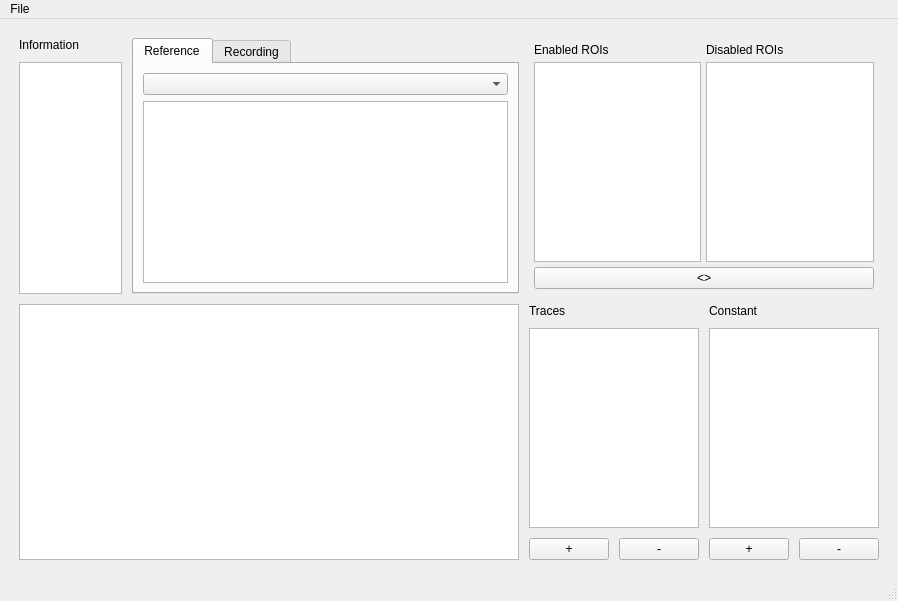
<?xml version="1.0" encoding="UTF-8"?>
<ui version="4.0">
 <class>MainWindow</class>
 <widget class="QMainWindow" name="MainWindow">
  <property name="geometry">
   <rect>
    <x>0</x>
    <y>0</y>
    <width>868</width>
    <height>601</height>
   </rect>
  </property>
  <property name="windowTitle">
   <string>MainWindow</string>
  </property>
  <widget class="QWidget" name="centralwidget">
   <layout class="QGridLayout" name="gridLayout_4">
    <item row="0" column="0">
     <layout class="QGridLayout" name="gridLayout_3" columnstretch="20,75,5">
      <property name="leftMargin">
       <number>10</number>
      </property>
      <property name="topMargin">
       <number>10</number>
      </property>
      <property name="rightMargin">
       <number>10</number>
      </property>
      <property name="bottomMargin">
       <number>10</number>
      </property>
      <property name="spacing">
       <number>10</number>
      </property>
      <item row="0" column="0">
       <layout class="QVBoxLayout" name="verticalLayout">
        <item>
         <widget class="QLabel" name="label_5">
          <property name="text">
           <string>Information</string>
          </property>
         </widget>
        </item>
        <item>
         <widget class="QTextBrowser" name="textBrowser"/>
        </item>
       </layout>
      </item>
      <item row="0" column="2">
       <layout class="QGridLayout" name="gridLayout">
        <property name="leftMargin">
         <number>5</number>
        </property>
        <property name="topMargin">
         <number>5</number>
        </property>
        <property name="rightMargin">
         <number>5</number>
        </property>
        <property name="bottomMargin">
         <number>5</number>
        </property>
        <property name="spacing">
         <number>5</number>
        </property>
        <item row="0" column="2">
         <widget class="QLabel" name="label_2">
          <property name="text">
           <string>Disabled ROIs</string>
          </property>
         </widget>
        </item>
        <item row="2" column="1" colspan="2">
         <widget class="QPushButton" name="roi_list_toggle_button">
          <property name="text">
           <string>&lt;&gt;</string>
          </property>
         </widget>
        </item>
        <item row="0" column="1">
         <widget class="QLabel" name="label">
          <property name="text">
           <string>Enabled ROIs</string>
          </property>
         </widget>
        </item>
        <item row="1" column="2">
         <widget class="QListView" name="disabled_roi_list"/>
        </item>
        <item row="1" column="1">
         <widget class="QListView" name="roi_list"/>
        </item>
       </layout>
      </item>
      <item row="1" column="2">
       <layout class="QGridLayout" name="gridLayout_2">
        <item row="0" column="0" colspan="2">
         <widget class="QLabel" name="label_3">
          <property name="text">
           <string>Traces</string>
          </property>
         </widget>
        </item>
        <item row="0" column="2" colspan="2">
         <widget class="QLabel" name="label_4">
          <property name="text">
           <string>Constant</string>
          </property>
         </widget>
        </item>
        <item row="2" column="0">
         <widget class="QPushButton" name="data_traces_add_button">
          <property name="text">
           <string>+</string>
          </property>
         </widget>
        </item>
        <item row="2" column="1">
         <widget class="QPushButton" name="data_traces_remove_button">
          <property name="text">
           <string>-</string>
          </property>
         </widget>
        </item>
        <item row="2" column="2">
         <widget class="QPushButton" name="data_constant_add_button">
          <property name="text">
           <string>+</string>
          </property>
         </widget>
        </item>
        <item row="2" column="3">
         <widget class="QPushButton" name="data_constant_remove_button">
          <property name="text">
           <string>-</string>
          </property>
         </widget>
        </item>
        <item row="1" column="0" colspan="2">
         <widget class="QListView" name="data_traces_list"/>
        </item>
        <item row="1" column="2" colspan="2">
         <widget class="QListView" name="data_constant_list"/>
        </item>
       </layout>
      </item>
      <item row="0" column="1">
       <widget class="QTabWidget" name="images_tabWidget">
        <property name="minimumSize">
         <size>
          <width>256</width>
          <height>256</height>
         </size>
        </property>
        <property name="currentIndex">
         <number>0</number>
        </property>
        <widget class="QWidget" name="reference_tab">
         <attribute name="title">
          <string>Reference</string>
         </attribute>
         <layout class="QGridLayout" name="gridLayout_5">
          <item row="1" column="1">
           <widget class="ImageView" name="reference_graphicsView"/>
          </item>
          <item row="0" column="1">
           <widget class="QComboBox" name="reference_comboBox"/>
          </item>
         </layout>
        </widget>
        <widget class="QWidget" name="recording_tab">
         <attribute name="title">
          <string>Recording</string>
         </attribute>
         <layout class="QGridLayout" name="gridLayout_6">
          <item row="0" column="0">
           <widget class="QComboBox" name="recording_comboBox"/>
          </item>
          <item row="1" column="0">
           <widget class="ImageView" name="recording_graphicsView"/>
          </item>
         </layout>
        </widget>
       </widget>
      </item>
      <item row="1" column="0" colspan="2">
       <widget class="PlotWidget" name="data_graphicsView">
        <property name="minimumSize">
         <size>
          <width>500</width>
          <height>256</height>
         </size>
        </property>
       </widget>
      </item>
     </layout>
    </item>
   </layout>
  </widget>
  <widget class="QMenuBar" name="menubar">
   <property name="geometry">
    <rect>
     <x>0</x>
     <y>0</y>
     <width>868</width>
     <height>21</height>
    </rect>
   </property>
   <widget class="QMenu" name="menuFile">
    <property name="title">
     <string>File</string>
    </property>
    <addaction name="actionMenuImport"/>
    <addaction name="actionMenuExit"/>
    <addaction name="actionOpen_Image"/>
    <addaction name="actionOpen_Tiff_Recording"/>
   </widget>
   <addaction name="menuFile"/>
  </widget>
  <widget class="QStatusBar" name="statusbar"/>
  <action name="actionMenuExit">
   <property name="text">
    <string>Exit</string>
   </property>
  </action>
  <action name="actionMenuImport">
   <property name="text">
    <string>Import csv file ...</string>
   </property>
  </action>
  <action name="actionOpen_Image">
   <property name="text">
    <string>Open Image</string>
   </property>
  </action>
  <action name="actionOpen_Tiff_Recording">
   <property name="text">
    <string>Open Tiff Recording</string>
   </property>
  </action>
 </widget>
 <customwidgets>
  <customwidget>
   <class>PlotWidget</class>
   <extends>QGraphicsView</extends>
   <header>pyqtgraph</header>
  </customwidget>
  <customwidget>
   <class>ImageView</class>
   <extends>QGraphicsView</extends>
   <header>pyqtgraph</header>
  </customwidget>
 </customwidgets>
 <resources/>
 <connections/>
</ui>
